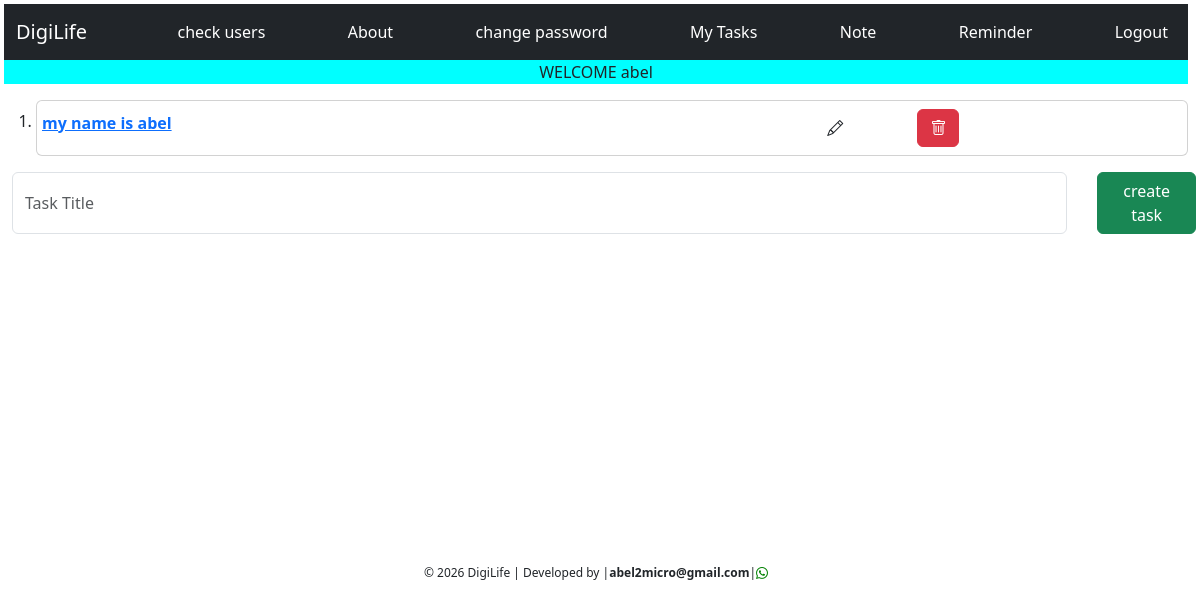
Page / (signed in) on the earlier database version.
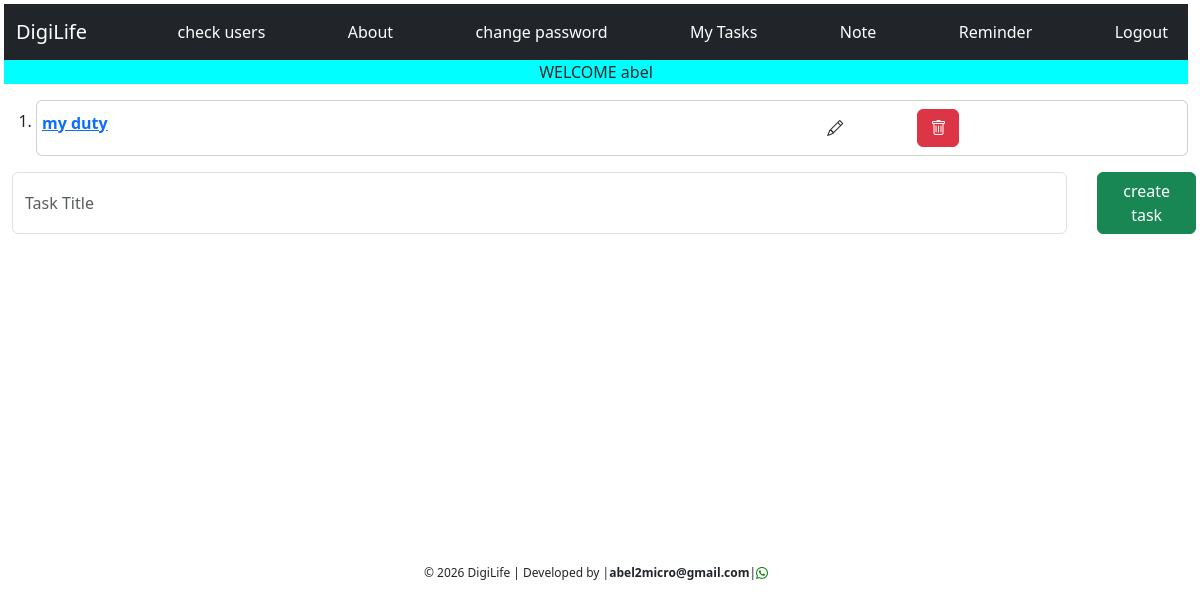
Same page on the later database version.
### models.py (models this page shows)
class Task(db.Model):
    id = db.Column(db.Integer, primary_key=True)
    task_name = db.Column(db.String(300), nullable=False)
    task_date = db.Column(db.DateTime, default=datetime.now)
    user_id = db.Column(db.ForeignKey('user.id')) #means this table refers to another another table(User)
    percentage_done=db.Column(db.Integer, default=0)
    note = db.relationship('Note', backref='note') #means the table is referenced somewhere(Note)

### app.py (the view, shortened to what this page needs)
@app.route('/', methods=['GET', 'POST'])
@login_required
def home():
    task = current_user.task
    user = current_user
    return render_template('home.html', user=user, task=task)

### app.py (called while the page is built)
@login_manager.user_loader
def load_user(user_id):
    return User.query.get(int(user_id))

### templates/home.html
{%extends 'base.html'%}
{%block content%}
    <p style="text-align: center; background-color: aqua;"> WELCOME {{user.username}}</p>
    <ol>
        {%for i in task%}
        <li>
            <div class="card">
                <div class="card-body py-2">
                    <div class="row p-0">
                        <div class="col-8 p-0" style="margin-left: 0;">
                            <button class="btn" style="text-align: left; padding: 0; margin-left: 0;">
                                <a style="font-weight: bold; margin-left: 0; " href="{{url_for('note', task_id=i.id)}}">{{i.task_name}}</a>
                            </button>
                        </div>
                        <div class="col-1">
                                <a class="btn" href="{{url_for('edit_task', id=i.id)}}"><i class="bi bi-pencil"></i></a>
                        </div>
                        <div class="col-1 ">
                            <a class="btn btn-danger ms-2" href="{{url_for('delete_task', id=i.id)}}"><i class="bi bi-trash"></i></a>
                        </div>
                    </div>
                </div>
            </div>
        </li>
        {%endfor%}
    </ol>
    <form class="d-flex m-2 col-12" method="POST">
        <input class="form-control" type="text" name="task_name" placeholder="Task Title">
        <button class="btn btn-success">create task</button>
    </form>
{%endblock%}

Differences in the rows shown:
removed Task: task_name "my name is abel"
added Task: task_name "my duty"
